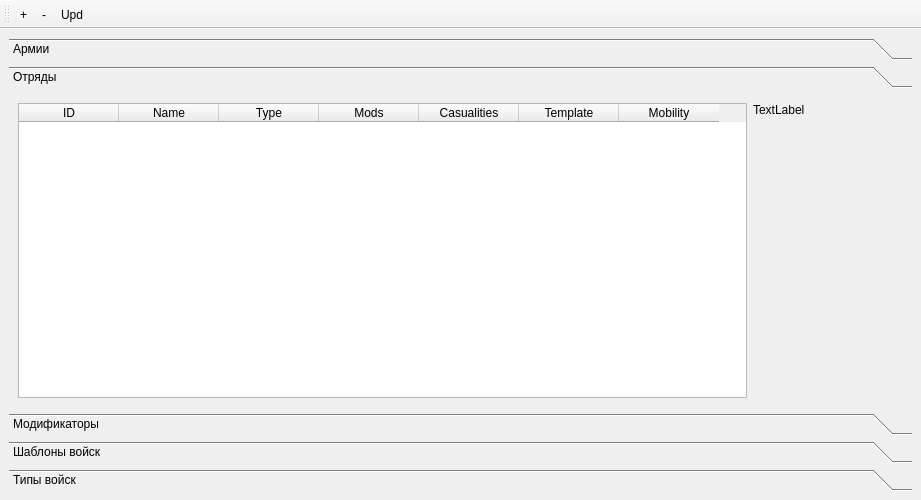
<?xml version="1.0" encoding="UTF-8"?>
<ui version="4.0">
 <class>MainWindow</class>
 <widget class="QMainWindow" name="MainWindow">
  <property name="geometry">
   <rect>
    <x>0</x>
    <y>0</y>
    <width>921</width>
    <height>500</height>
   </rect>
  </property>
  <property name="minimumSize">
   <size>
    <width>500</width>
    <height>500</height>
   </size>
  </property>
  <property name="baseSize">
   <size>
    <width>350</width>
    <height>350</height>
   </size>
  </property>
  <property name="windowTitle">
   <string>ArmyBuilder</string>
  </property>
  <widget class="QWidget" name="centralwidget">
   <property name="minimumSize">
    <size>
     <width>500</width>
     <height>0</height>
    </size>
   </property>
   <layout class="QHBoxLayout" name="horizontalLayout">
    <item>
     <widget class="QToolBox" name="toolBox">
      <property name="currentIndex">
       <number>1</number>
      </property>
      <widget class="QWidget" name="page">
       <property name="geometry">
        <rect>
         <x>0</x>
         <y>0</y>
         <width>903</width>
         <height>324</height>
        </rect>
       </property>
       <attribute name="label">
        <string>Армии</string>
       </attribute>
       <layout class="QHBoxLayout" name="horizontalLayout_2">
        <item>
         <widget class="QTreeWidget" name="armylist">
          <property name="animated">
           <bool>true</bool>
          </property>
          <property name="wordWrap">
           <bool>true</bool>
          </property>
          <attribute name="headerCascadingSectionResizes">
           <bool>true</bool>
          </attribute>
          <attribute name="headerHighlightSections">
           <bool>true</bool>
          </attribute>
          <attribute name="headerShowSortIndicator" stdset="0">
           <bool>true</bool>
          </attribute>
          <column>
           <property name="text">
            <string notr="true">Name</string>
           </property>
           <property name="font">
            <font>
             <kerning>false</kerning>
            </font>
           </property>
          </column>
          <column>
           <property name="text">
            <string>TS</string>
           </property>
          </column>
          <column>
           <property name="text">
            <string>Raise</string>
           </property>
          </column>
          <column>
           <property name="text">
            <string>Supply</string>
           </property>
          </column>
          <column>
           <property name="text">
            <string>Weight</string>
           </property>
          </column>
          <column>
           <property name="text">
            <string>TL</string>
           </property>
          </column>
          <column>
           <property name="text">
            <string>Type</string>
           </property>
          </column>
          <column>
           <property name="text">
            <string>Mods</string>
           </property>
          </column>
          <column>
           <property name="text">
            <string>Casualities</string>
           </property>
          </column>
         </widget>
        </item>
        <item>
         <widget class="QLabel" name="armyopts">
          <property name="sizePolicy">
           <sizepolicy hsizetype="Fixed" vsizetype="Preferred">
            <horstretch>0</horstretch>
            <verstretch>0</verstretch>
           </sizepolicy>
          </property>
          <property name="minimumSize">
           <size>
            <width>150</width>
            <height>0</height>
           </size>
          </property>
          <property name="maximumSize">
           <size>
            <width>150</width>
            <height>16777215</height>
           </size>
          </property>
          <property name="sizeIncrement">
           <size>
            <width>150</width>
            <height>0</height>
           </size>
          </property>
          <property name="baseSize">
           <size>
            <width>150</width>
            <height>0</height>
           </size>
          </property>
          <property name="autoFillBackground">
           <bool>false</bool>
          </property>
          <property name="frameShape">
           <enum>QFrame::Box</enum>
          </property>
          <property name="frameShadow">
           <enum>QFrame::Plain</enum>
          </property>
          <property name="text">
           <string>Свойства Армий</string>
          </property>
          <property name="alignment">
           <set>Qt::AlignLeading|Qt::AlignLeft|Qt::AlignTop</set>
          </property>
          <property name="wordWrap">
           <bool>true</bool>
          </property>
          <property name="textInteractionFlags">
           <set>Qt::LinksAccessibleByMouse|Qt::TextSelectableByKeyboard|Qt::TextSelectableByMouse</set>
          </property>
         </widget>
        </item>
       </layout>
      </widget>
      <widget class="QWidget" name="page_2">
       <property name="geometry">
        <rect>
         <x>0</x>
         <y>0</y>
         <width>903</width>
         <height>324</height>
        </rect>
       </property>
       <attribute name="label">
        <string>Отряды</string>
       </attribute>
       <layout class="QHBoxLayout" name="horizontalLayout_4">
        <item>
         <widget class="QTableWidget" name="squadtable">
          <column>
           <property name="text">
            <string>ID</string>
           </property>
          </column>
          <column>
           <property name="text">
            <string>Name</string>
           </property>
          </column>
          <column>
           <property name="text">
            <string>Type</string>
           </property>
          </column>
          <column>
           <property name="text">
            <string>Mods</string>
           </property>
          </column>
          <column>
           <property name="text">
            <string>Casualities</string>
           </property>
          </column>
          <column>
           <property name="text">
            <string>Template</string>
           </property>
          </column>
          <column>
           <property name="text">
            <string>Mobility</string>
           </property>
          </column>
         </widget>
        </item>
        <item>
         <widget class="QLabel" name="squadopts">
          <property name="sizePolicy">
           <sizepolicy hsizetype="Fixed" vsizetype="Preferred">
            <horstretch>0</horstretch>
            <verstretch>0</verstretch>
           </sizepolicy>
          </property>
          <property name="minimumSize">
           <size>
            <width>150</width>
            <height>0</height>
           </size>
          </property>
          <property name="maximumSize">
           <size>
            <width>150</width>
            <height>16777215</height>
           </size>
          </property>
          <property name="baseSize">
           <size>
            <width>150</width>
            <height>0</height>
           </size>
          </property>
          <property name="text">
           <string>TextLabel</string>
          </property>
          <property name="alignment">
           <set>Qt::AlignLeading|Qt::AlignLeft|Qt::AlignTop</set>
          </property>
         </widget>
        </item>
       </layout>
      </widget>
      <widget class="QWidget" name="page_4">
       <property name="geometry">
        <rect>
         <x>0</x>
         <y>0</y>
         <width>903</width>
         <height>324</height>
        </rect>
       </property>
       <attribute name="label">
        <string>Модификаторы</string>
       </attribute>
       <layout class="QVBoxLayout" name="verticalLayout_2">
        <item>
         <widget class="QTableWidget" name="modstable">
          <column>
           <property name="text">
            <string>ID</string>
           </property>
          </column>
          <column>
           <property name="text">
            <string>Name</string>
           </property>
          </column>
          <column>
           <property name="text">
            <string>TS</string>
           </property>
          </column>
          <column>
           <property name="text">
            <string>Raise</string>
           </property>
          </column>
          <column>
           <property name="text">
            <string>Supply</string>
           </property>
          </column>
          <column>
           <property name="text">
            <string>Weight</string>
           </property>
          </column>
          <column>
           <property name="text">
            <string>TL</string>
           </property>
          </column>
         </widget>
        </item>
       </layout>
      </widget>
      <widget class="QWidget" name="page_3">
       <property name="geometry">
        <rect>
         <x>0</x>
         <y>0</y>
         <width>903</width>
         <height>324</height>
        </rect>
       </property>
       <property name="accessibleName">
        <string/>
       </property>
       <attribute name="label">
        <string>Шаблоны войск</string>
       </attribute>
       <layout class="QVBoxLayout" name="verticalLayout">
        <item>
         <widget class="QTableWidget" name="templatetable">
          <property name="editTriggers">
           <set>QAbstractItemView::AnyKeyPressed|QAbstractItemView::DoubleClicked|QAbstractItemView::EditKeyPressed</set>
          </property>
          <attribute name="horizontalHeaderCascadingSectionResizes">
           <bool>true</bool>
          </attribute>
          <column>
           <property name="text">
            <string>ID</string>
           </property>
          </column>
          <column>
           <property name="text">
            <string>Name</string>
           </property>
          </column>
          <column>
           <property name="text">
            <string>TS</string>
           </property>
          </column>
          <column>
           <property name="text">
            <string>Raise</string>
           </property>
          </column>
          <column>
           <property name="text">
            <string>Supply</string>
           </property>
          </column>
          <column>
           <property name="text">
            <string>Weight</string>
           </property>
          </column>
          <column>
           <property name="text">
            <string>TL</string>
           </property>
          </column>
          <column>
           <property name="text">
            <string>Type</string>
           </property>
          </column>
          <column>
           <property name="text">
            <string>Mobility</string>
           </property>
          </column>
          <column>
           <property name="text">
            <string>Скорость</string>
           </property>
          </column>
         </widget>
        </item>
       </layout>
      </widget>
      <widget class="QWidget" name="page_5">
       <attribute name="label">
        <string>Типы войск</string>
       </attribute>
       <layout class="QHBoxLayout" name="horizontalLayout_3">
        <item>
         <widget class="QTableWidget" name="typetable">
          <column>
           <property name="text">
            <string>ID</string>
           </property>
          </column>
          <column>
           <property name="text">
            <string>Name</string>
           </property>
          </column>
         </widget>
        </item>
        <item>
         <widget class="QTableWidget" name="mobilitytable">
          <column>
           <property name="text">
            <string>ID</string>
           </property>
          </column>
          <column>
           <property name="text">
            <string>Name</string>
           </property>
          </column>
         </widget>
        </item>
       </layout>
      </widget>
     </widget>
    </item>
   </layout>
  </widget>
  <widget class="QToolBar" name="toolBar">
   <property name="windowTitle">
    <string>toolBar</string>
   </property>
   <attribute name="toolBarArea">
    <enum>TopToolBarArea</enum>
   </attribute>
   <attribute name="toolBarBreak">
    <bool>false</bool>
   </attribute>
   <addaction name="addaction"/>
   <addaction name="removeaction"/>
   <addaction name="updateaction"/>
  </widget>
  <action name="addaction">
   <property name="text">
    <string>+</string>
   </property>
   <property name="toolTip">
    <string>Добавить</string>
   </property>
  </action>
  <action name="removeaction">
   <property name="text">
    <string>-</string>
   </property>
   <property name="toolTip">
    <string>Удалить </string>
   </property>
  </action>
  <action name="updateaction">
   <property name="text">
    <string>Upd</string>
   </property>
   <property name="toolTip">
    <string>Update data</string>
   </property>
  </action>
 </widget>
 <resources/>
 <connections/>
</ui>
